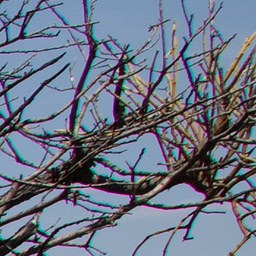
#> input picture chroma-aberration/ca4_before.png, 256 x 256 px, shrunk from 350 x 350 before the run
$ python chroma-abe.py
#> lines starting #> are read from the running program, lines starting #| are printed output that depends on the picture
#> further down, img is the input picture: shape (256, 256, 3); mean B, G, R 133.3, 116.5, 107.8
#!/usr/bin/env python3
from cv2 import imread, imshow, waitKey
from numpy import transpose


def chromabe(blue, green, red, h, w, threshold):
    for i in range(0, h):
        b, g, r = blue[:, i], green[:, i], red[:, i]
        for j in range(1, w - 1):
            # find the edge base on green channel
            if abs(g[j + 1] - g[j - 1]) >= threshold:
                # Sign of the edge
                sign = 1 if (g[j + 1] - g[j - 1]) > 0 else -1
                # find correction range on boundary
                lrange, rrange = j - 1, j + 1
                while lrange > 0:
                    bgrad = sign * (b[lrange + 1] - b[lrange - 1])
                    ggrad = sign * (g[lrange + 1] - g[lrange - 1])
                    rgrad = sign * (r[lrange + 1] - r[lrange - 1])
                    if max(bgrad, ggrad, rgrad) < threshold: break
                    lrange -= 1
                lrange += 1
                while rrange < w - 1:
                    bgrad = sign * (b[rrange + 1] - b[rrange - 1])
                    ggrad = sign * (g[rrange + 1] - g[rrange - 1])
                    rgrad = sign * (r[rrange + 1] - r[rrange - 1])
                    if max(bgrad, ggrad, rgrad) < threshold: break
                    rrange += 1
                rrange -= 1
                bgmax = max(b[lrange] - g[lrange], b[rrange] - g[rrange])
                bgmin = min(b[lrange] - g[lrange], b[rrange] - g[rrange])
                rgmax = max(r[lrange] - g[lrange], r[rrange] - g[rrange])
                rgmin = min(r[lrange] - g[lrange], r[rrange] - g[rrange])
                for m in range(lrange, rrange):
                    bdiff, rdiff = b[m] - g[m], r[m] - g[m]
                    # Replace the B or R value if the color difference
                    # of B/G and R/G is higher/lesser than the max/min
                    # color difference on range boundary
                    if bdiff > bgmax:
                        b[m] = bgmax + g[m]
                    elif bdiff < bgmin:
                        b[m] = bgmin + g[m]
                    if rdiff > rgmax:
                        r[m] = rgmax + g[m]
                    elif rdiff < rgmin:
                        r[m] = rgmin + g[m]
                j = rrange - 2


def chroma_abbe_corr(src):
    b, g, r = src[:, :, 0], src[:, :, 1], src[:, :, 2]
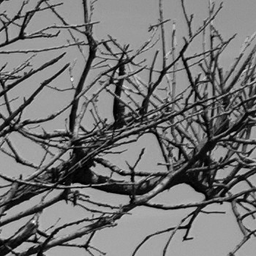
#> g: shape (256, 256); min 0, max 245, mean 116.5
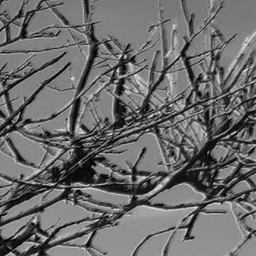
#> r: shape (256, 256); min 0, max 238, mean 107.8
    threshold = 20

    chromabe(b, g, r, src.shape[0], src.shape[1], threshold)
#> after the loop in chromabe, `for i in range(0, h):`: bdiff = 20; bgrad = 1; j = 254; lrange = 251; rdiff = 238; rgrad = 1; rrange = 252; sign = 1
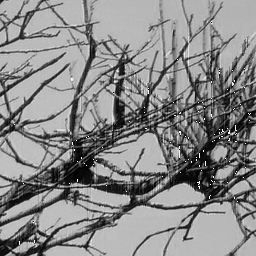
#> b: shape (256, 256); min 0, max 255, mean 136.8

    b = transpose(b)
    g = transpose(g)
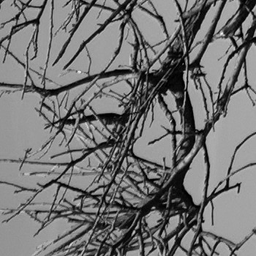
#> g: shape (256, 256); min 0, max 245, mean 116.5
    r = transpose(r)
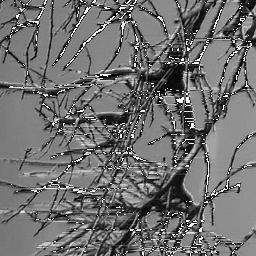
#> r: shape (256, 256); min 0, max 255, mean 112.1

    chromabe(b, g, r, src.shape[0], src.shape[1], threshold)
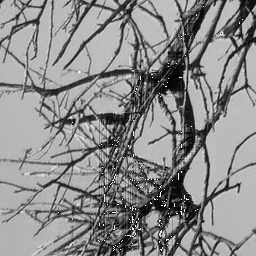
#> b: shape (256, 256); min 0, max 255, mean 139.2

    src[:, :, 0], src[:, :, 1], src[:, :, 2] = b, g, r
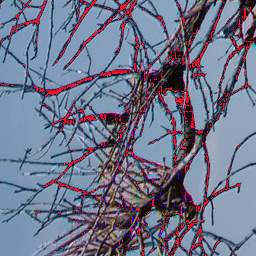
#> src: shape (256, 256, 3); mean B, G, R 139.2, 116.5, 112.6
    return src


if __name__ == '__main__':
    img = imread('ca4_before.png')
    imshow('Origin', img)
    waitKey()

    res = chroma_abbe_corr(img)
    imshow('Corrected', res)
    waitKey()
